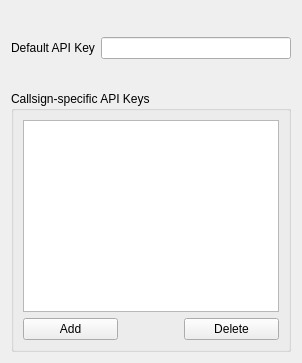
         <widget class="QWidget" name="qrzSyncQSLTab">
          <attribute name="title">
           <string>QRZ.com</string>
          </attribute>
          <layout class="QFormLayout" name="formLayout_4">
           <item row="0" column="1">
            <spacer name="verticalSpacer_9">
             <property name="orientation">
              <enum>Qt::Vertical</enum>
             </property>
             <property name="sizeType">
              <enum>QSizePolicy::Fixed</enum>
             </property>
             <property name="sizeHint" stdset="0">
              <size>
               <width>20</width>
               <height>20</height>
              </size>
             </property>
            </spacer>
           </item>
           <item row="1" column="0">
            <widget class="QLabel" name="qrzApiKeyLabel">
             <property name="text">
              <string>Default API Key</string>
             </property>
            </widget>
           </item>
           <item row="1" column="1">
            <widget class="QLineEdit" name="qrzApiKeyEdit">
             <property name="echoMode">
              <enum>QLineEdit::Password</enum>
             </property>
            </widget>
           </item>
           <item row="2" column="0">
            <spacer name="verticalSpacer_20">
             <property name="orientation">
              <enum>Qt::Vertical</enum>
             </property>
             <property name="sizeType">
              <enum>QSizePolicy::Maximum</enum>
             </property>
             <property name="sizeHint" stdset="0">
              <size>
               <width>20</width>
               <height>20</height>
              </size>
             </property>
            </spacer>
           </item>
           <item row="3" column="0" colspan="2">
            <widget class="QGroupBox" name="groupBox_5">
             <property name="title">
              <string>Callsign-specific API Keys</string>
             </property>
             <layout class="QVBoxLayout" name="verticalLayout_16">
              <item>
               <widget class="QTableView" name="qrzCallsignApiKeyTableView">
                <property name="alternatingRowColors">
                 <bool>true</bool>
                </property>
                <property name="selectionMode">
                 <enum>QAbstractItemView::SingleSelection</enum>
                </property>
                <property name="verticalScrollMode">
                 <enum>QAbstractItemView::ScrollPerPixel</enum>
                </property>
                <property name="horizontalScrollMode">
                 <enum>QAbstractItemView::ScrollPerPixel</enum>
                </property>
                <attribute name="horizontalHeaderMinimumSectionSize">
                 <number>300</number>
                </attribute>
                <attribute name="horizontalHeaderStretchLastSection">
                 <bool>true</bool>
                </attribute>
                <attribute name="verticalHeaderVisible">
                 <bool>false</bool>
                </attribute>
               </widget>
              </item>
              <item>
               <layout class="QHBoxLayout" name="horizontalLayout_34">
                <property name="bottomMargin">
                 <number>0</number>
                </property>
                <item>
                 <widget class="QPushButton" name="qrzCallsignApiKeyAddButton">
                  <property name="text">
                   <string>Add</string>
                  </property>
                 </widget>
                </item>
                <item>
                 <spacer name="horizontalSpacer_7">
                  <property name="orientation">
                   <enum>Qt::Horizontal</enum>
                  </property>
                  <property name="sizeType">
                   <enum>QSizePolicy::Maximum</enum>
                  </property>
                  <property name="sizeHint" stdset="0">
                   <size>
                    <width>60</width>
                    <height>20</height>
                   </size>
                  </property>
                 </spacer>
                </item>
                <item>
                 <widget class="QPushButton" name="qrzCallsignApiKeyDelButton">
                  <property name="text">
                   <string>Delete</string>
                  </property>
                 </widget>
                </item>
               </layout>
              </item>
             </layout>
            </widget>
           </item>
          </layout>
         </widget>
